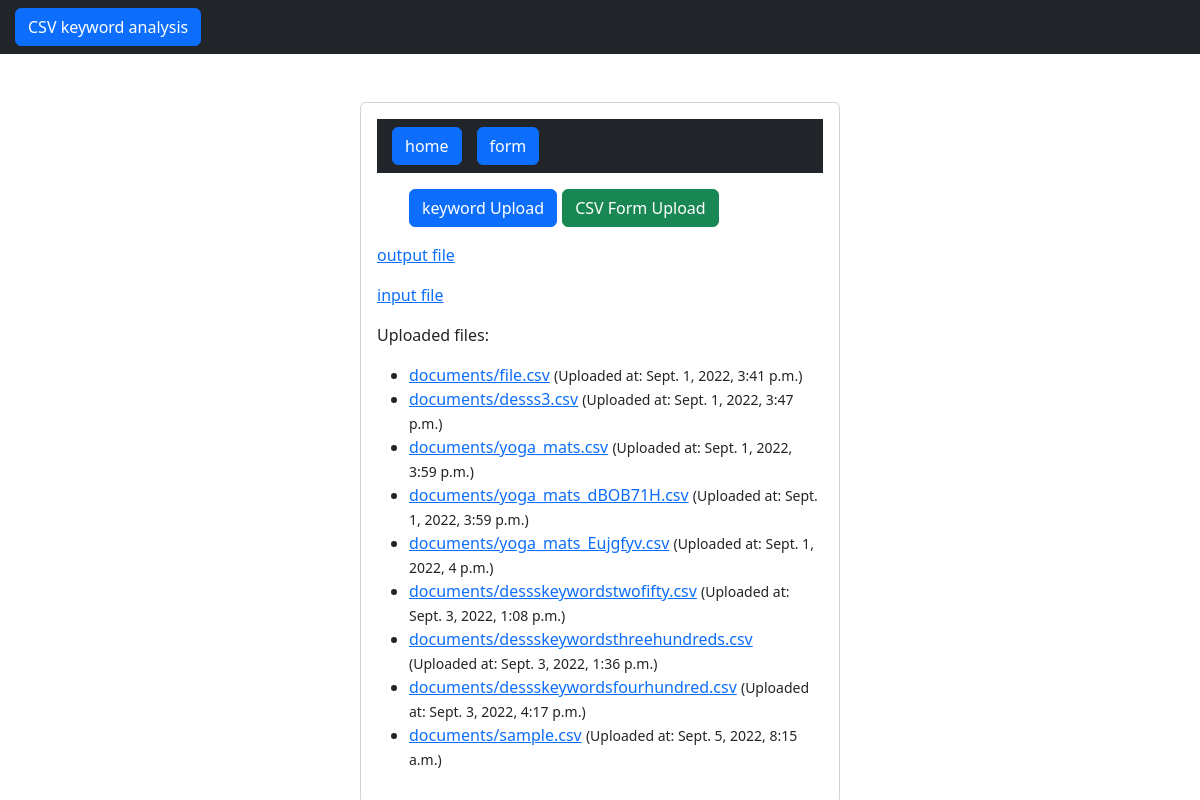
/polls/home/, run on the app's committed database.
### polls/models.py (models this page shows)
class Document(models.Model):
    description = models.CharField(max_length=255, blank=True)
    document = models.FileField(upload_to='documents/')
    uploaded_at = models.DateTimeField(auto_now_add=True)

### polls/views.py (the view)
# urls.py: 2. Add a URL to urlpatterns:  path('', views.home, name='home')
def home(request):
    documents = Document.objects.all()
    for obj in documents:
        rank = obj.document.url
    print(rank)
    return render(request, 'home.html', { 'documents': documents })

### templates/home.html (shortened to what this page needs)
<!DOCTYPE html>
<html>
  <head>
<link href="https://cdn.jsdelivr.net/npm/bootstrap@5.2.0/dist/css/bootstrap.min.css" rel="stylesheet">
  </head>
  <body>
    <nav class="navbar navbar-expand-lg navbar-light bg-dark header">
        <a href="#" style="margin-left: 15px;" class="btn btn-primary bace_title">CSV keyword analysis</a>
    </nav>
    <div class="d-flex justify-content-center mt-5 upload_file_box">
    <div class="card upload_box p-3" style="width: 30rem;">
    {% extends 'base.html' %}
    {% block content %}
  <ul class="upload_buttons d-flex justify-content-left" style="list-style-type: none;">
    <li>
      <a class="btn btn-primary simple_upload" style="margin-right: 5px;" href="{% url 'uploadings' %}">keyword Upload</a>
    </li>
    <li>
      <a class="btn btn-success model_form_upload" href="{% url 'form_upload' %}">CSV Form Upload</a>
    </li>
  </ul>
  <a href="{{ '/media/output/output.csv' }}">output file</a>
  <a href="{{ '/media/input/input.csv' }}">input file</a>
  <p>Uploaded files:</p>
  <ul>
    {% for obj in documents %}
      <li>
        <a href="{{ obj.document.url }}">{{ obj.document.name }}</a>
        <small>(Uploaded at: {{ obj.uploaded_at }})</small>
      </li>
    {% endfor %}
  </ul>
  {% endblock %}

### templates/base.html (shortened to what this page needs)
<!DOCTYPE html>
<html>
  <head>
<link href="https://cdn.jsdelivr.net/npm/bootstrap@5.2.0/dist/css/bootstrap.min.css" rel="stylesheet">
  </head>
  <body>
    <nav class="navbar navbar-expand-lg navbar-light bg-dark header">
      <a href="{% url 'home' %}" style="margin-left: 15px;" class="btn btn-primary bace_title">home</a>
      <a href="{% url 'form_upload' %}" style="margin-left: 15px;" class="btn btn-primary bace_title">form</a>
    </nav>
    {% block content %}
    {% endblock %}
  </body>
</html>

### data on the page
Document: document.name "documents/file.csv", uploaded_at "Sept. 1, 2022, 3:41 p.m."
Document: document.name "documents/desss3.csv", uploaded_at "Sept. 1, 2022, 3:47 p.m."
Document: document.name "documents/yoga_mats.csv", uploaded_at "Sept. 1, 2022, 3:59 p.m."
Document: document.name "documents/yoga_mats_dBOB71H.csv", uploaded_at "Sept. 1, 2022, 3:59 p.m."
Document: document.name "documents/yoga_mats_Eujgfyv.csv", uploaded_at "Sept. 1, 2022, 4 p.m."
Document: document.name "documents/dessskeywordstwofifty.csv", uploaded_at "Sept. 3, 2022, 1:08 p.m."
Document: document.name "documents/dessskeywordsthreehundreds.csv", uploaded_at "Sept. 3, 2022, 1:36 p.m."
Document: document.name "documents/dessskeywordsfourhundred.csv", uploaded_at "Sept. 3, 2022, 4:17 p.m."
Document: document.name "documents/sample.csv", uploaded_at "Sept. 5, 2022, 8:15 a.m."
